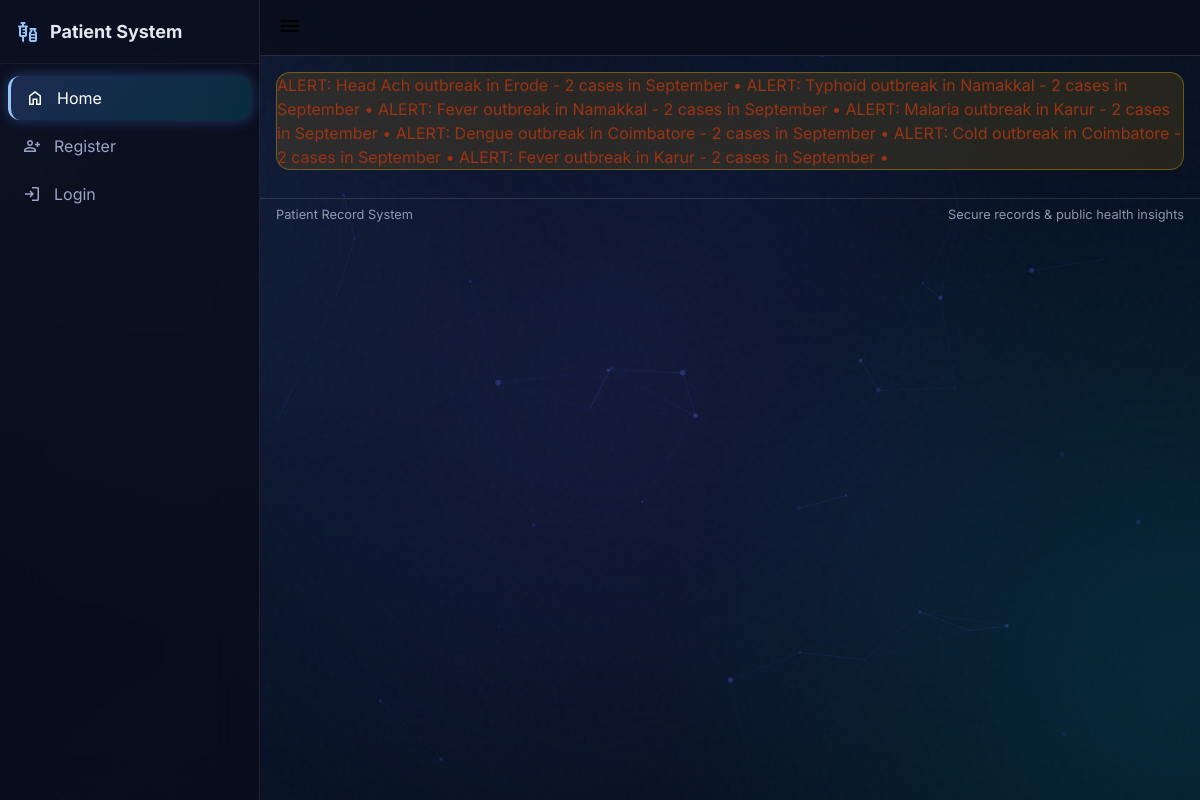
The page / on the database its author committed.
### tables this page shows
CREATE TABLE alerts (
                alert_id INTEGER PRIMARY KEY AUTOINCREMENT,
                disease TEXT,
                district TEXT,
                month TEXT,
                count INTEGER,
                created_at DATETIME DEFAULT CURRENT_TIMESTAMP
            );

### utils/public_routes.py (the view)
@public_bp.route("/")
def home():
    from datetime import datetime, timedelta
    from db_handler import fetch_alerts
    alerts = fetch_alerts()
    recent_alerts = []
    seen_alerts = set()  # To avoid duplicate alerts
    for alert in alerts:
        alert_key = (alert['disease'], alert['district'])
        if alert_key not in seen_alerts:
            recent_alerts.append(alert)
            seen_alerts.add(alert_key)
    return render_template("home.html", alerts=recent_alerts)

### db_handler.py (called while the page is built)
def fetch_alerts() -> List[sqlite3.Row]:
    try:
        with sqlite3.connect(DB_PATH) as conn:
            conn.row_factory = sqlite3.Row
            return conn.execute("SELECT * FROM alerts ORDER BY created_at DESC").fetchall()
    except sqlite3.Error as e:
        logging.error(f"Database error fetching alerts: {e}")
        return []
    except Exception as e:
        logging.error(f"Unexpected error fetching alerts: {e}")
        return []

### templates/home.html (shortened to what this page needs)
{% extends "base.html" %}
{% block content %}
{% if alerts %}
<div class="alert-marquee alert-premium">
    <marquee behavior="scroll" direction="left" scrollamount="6" onmouseover="this.stop();" onmouseout="this.start();">
        {% set ns = namespace(seen=[], shown=0) %}
        {% for alert in alerts %}
        {% if ns.shown < 10 %} {% set key=(alert.disease|lower ~ '|' ~ alert.district|lower ~ '|' ~ alert.month) %} {%
            if key not in ns.seen %} ALERT: {{ alert.disease }} outbreak in {{ alert.district }} - {{ alert.count }}
            cases in {{ alert.month }} • {% set ns.seen=ns.seen + [key] %} {% set ns.shown=ns.shown + 1 %} {% endif %}
            {% endif %} {% endfor %} </marquee>
</div>
{% endif %}
{% endblock %}

### templates/base.html (shortened to what this page needs)
<!DOCTYPE html>
<html lang="en">
<head>
    <link rel="stylesheet" href="{{ url_for('static', filename='style.css') }}">
    <link rel="stylesheet" href="{{ url_for('static', filename='css/premium-dark.css') }}">
</head>
<body>
    <div id="particles-js"
        style="position: fixed; inset: 0; width: 100%; height: 100%; z-index: -1; pointer-events: none; background: transparent;">
    </div>
    <div class="app">
        <aside class="sidebar" id="sidebar">
            <div class="sidebar-header">
                <span class="brand-icon material-symbols-outlined">vaccines</span>
                <span class="brand-text">Patient System</span>
            </div>
            <nav class="sidebar-nav">
                <a href="{{ url_for('home') }}" class="sidebar-link">
                    <span class="material-symbols-outlined">home</span>
                    <span>Home</span>
                </a>
                {% if current_user.is_authenticated %}
                {% if current_user.role == "admin" %}
                <a href="{{ url_for('filtered_patients') }}" class="sidebar-link">
                    <span class="material-symbols-outlined">filter_list</span>
                    <span>Registered Patients</span>
                </a>
                <a href="{{ url_for('filtered_visits') }}" class="sidebar-link">
                    <span class="material-symbols-outlined">search</span>
                    <span>View Records</span>
                </a>
                <a href="{{ url_for('admin_dashboard') }}" class="sidebar-link">
                    <span class="material-symbols-outlined">monitoring</span>
                    <span>Dashboard</span>
                </a>
                <a href="{{ url_for('view_alerts') }}" class="sidebar-link">
                    <span class="material-symbols-outlined">warning</span>
                    <span>Alerts</span>
                </a>
                <a href="{{ url_for('system_logs') }}" class="sidebar-link">
                    <span class="material-symbols-outlined">receipt_long</span>
                    <span>System Logs</span>
                </a>
                {% elif current_user.role == "patient" %}
                <a href="{{ url_for('past_visits', patient_id=current_user.id) }}" class="sidebar-link">
                    <span class="material-symbols-outlined">history</span>
                    <span>Visit History</span>
                </a>
                <a href="{{ url_for('add_visit', patient_id=current_user.id) }}" class="sidebar-link">
                    <span class="material-symbols-outlined">add_circle</span>
                    <span>Add Visit</span>
                </a>
                {% endif %}
                {% else %}
                <a href="{{ url_for('register') }}" class="sidebar-link">
                    <span class="material-symbols-outlined">person_add</span>
                    <span>Register</span>
                </a>
                <a href="{{ url_for('login') }}" class="sidebar-link">
                    <span class="material-symbols-outlined">login</span>
                    <span>Login</span>
                </a>
                {% endif %}
            </nav>
        </aside>
        <div class="main">
            <header class="topbar">
                <div class="topbar-left">
                    <button class="sidebar-toggle" id="sidebarToggle" aria-label="Toggle Navigation"
                        aria-expanded="false">
                        <span class="material-symbols-outlined" id="toggleIcon">menu</span>
                    </button>
                </div>
            </header>
            <main class="content">
                {% block content %}{% endblock %}
            </main>
            <footer class="footer">
                <div class="container footer-inner">
                    <div class="footer-left">Patient Record System</div>
                    <div class="footer-right">
                        <span>Secure records &amp; public health insights</span>
                    </div>
                </div>
            </footer>
        </div>
    </div>
    <script>
        document.addEventListener('DOMContentLoaded', function () {
            if (window.particlesJS) {
                particlesJS("particles-js", {
                    "particles": {
                        "number": { "value": 50, "density": { "enable": true, "value_area": 800 } },
                        "color": { "value": "#6366f1" },
                        "shape": { "type": "circle" },
                        "opacity": { "value": 0.3, "random": true, "anim": { "enable": true, "speed": 1, "opacity_min": 0.1, "sync": false } },
                        "size": { "value": 3, "random": true, "anim": { "enable": false } },
                        "line_linked": { "enable": true, "distance": 150, "color": "#6366f1", "opacity": 0.15, "width": 1 },
                        "move": { "enable": true, "speed": 1.2, "direction": "top", "random": true, "straight": false, "out_mode": "out", "bounce": false }
                    },
                    "interactivity": {
                        "detect_on": "canvas",
                        "events": { "onhover": { "enable": false }, "onclick": { "enable": false }, "resize": true }
                    },
                    "retina_detect": true
                });
            }
        });
    </script>
</body>
</html>

### static/style.css (style rules this page uses)
:root { --bg: #f5f7fb; --surface: #ffffff; --text: #0f172a; --muted: #64748b; --border: #e2e8f0; --primary: #2563eb; --primary-600: #1d4ed8; --primary-50: #eff6ff; --accent: #22c55e; --accent-600: #16a34a; --danger: #ef4444; --danger-600: #dc2626; --warning: #f59e0b; --success: #10b981; --shadow: 0 8px 24px rgba(2, 6, 23, 0.08), 0 2px 8px rgba(2, 6, 23, 0.06); }
* { box-sizing: border-box }
html, body { height: 100% }
body { margin: 0; font-family: 'Inter', system-ui, -apple-system, Segoe UI, Roboto, "Helvetica Neue", Arial, "Noto Sans", "Apple Color Emoji", "Segoe UI Emoji"; color: var(--text); background: var(--bg); line-height: 1.5; }
.app { display: flex; min-height: 100vh; position: relative; z-index: 1; }
.sidebar { width: 260px; background: #0b1f44; color: #e2e8f0; position: sticky; top: 0; height: 100vh; display: flex; flex-direction: column; border-right: 1px solid rgba(255, 255, 255, 0.06); }
.sidebar-header { display: flex; align-items: center; gap: 10px; padding: 18px 16px; border-bottom: 1px solid rgba(255, 255, 255, 0.06) }
.sidebar-header .brand-icon { color: #93c5fd }
.sidebar-header .brand-text { font-weight: 700; font-size: 18px }
.sidebar-nav { padding: 8px }
.sidebar-link { display: flex; align-items: center; gap: 12px; padding: 10px 12px; margin: 4px 0; border-radius: 10px; color: #e5e7eb; text-decoration: none; transition: background 0.18s ease; }
.sidebar-link.active { background: rgba(255, 255, 255, 0.12); color: #fff; border-left: 3px solid #93c5fd; padding-left: 9px; }
.sidebar-link .material-symbols-outlined { font-size: 20px }
.main { flex: 1; display: flex; flex-direction: column; min-width: 0 }
.topbar { height: 56px; display: flex; align-items: center; justify-content: space-between; padding: 0 12px; background: var(--surface); border-bottom: 1px solid var(--border); position: sticky; top: 0; z-index: 5; }
.topbar-left { display: flex; align-items: center; gap: 10px }
.sidebar-toggle { border: none; background: transparent; padding: 6px; border-radius: 8px; cursor: pointer }
.content { padding: 16px; max-width: 1200px; margin: 0 auto; width: 100% }
.footer { color: var(--muted) }
.footer .container { max-width: 1200px; margin: 0 auto; padding: 6px 16px }
.footer-inner { display: flex; justify-content: space-between; align-items: center; border-top: 1px solid var(--border); padding-top: 8px; font-size: 0.8rem; }
.alert-marquee { background: #fff7ed; border: 1px solid #ffedd5; color: #9a3412; margin: 0 0 12px 0; border-radius: 10px; overflow: hidden }

### rows shown on the page
alerts: disease "Head Ach", district "Erode", count "2", month "September"
alerts: disease "Typhoid", district "Namakkal", count "2", month "September"
alerts: disease "Fever", district "Namakkal", count "2", month "September"
alerts: disease "Malaria", district "Karur", count "2", month "September"
alerts: disease "Dengue", district "Coimbatore", count "2", month "September"
alerts: disease "Cold", district "Coimbatore", count "2", month "September"
alerts: disease "Fever", district "Karur", count "2", month "September"
